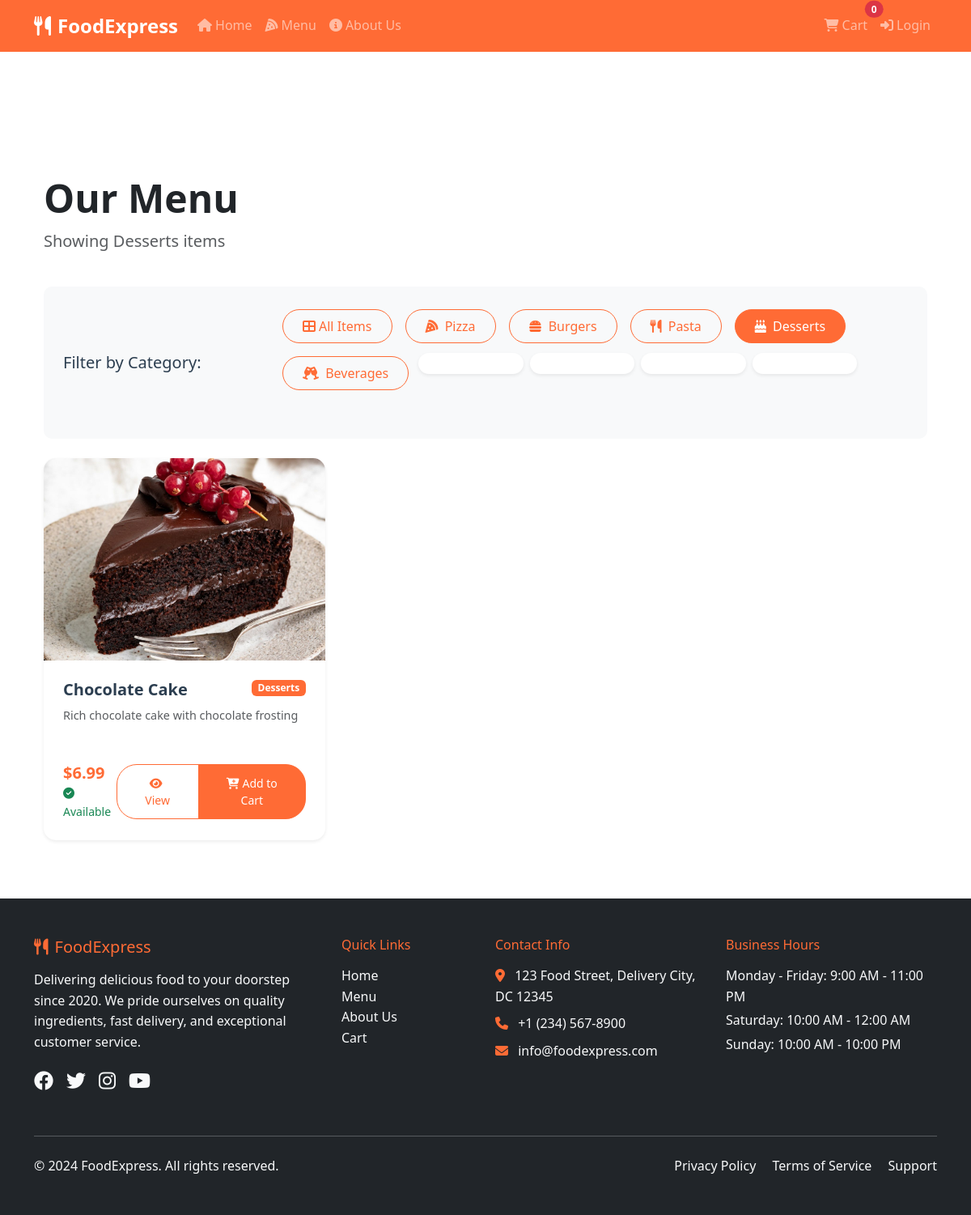
The app's page /products/4 with its own data.
### src/models/product.py (models this page shows, shortened)
class Category(db.Model):
    id = db.Column(db.Integer, primary_key=True)
    name = db.Column(db.String(100), nullable=False, unique=True)
    description = db.Column(db.Text)
    created_at = db.Column(db.DateTime, default=datetime.utcnow)
    products = db.relationship('Product', backref='category', lazy=True)

class Product(db.Model):
    id = db.Column(db.Integer, primary_key=True)
    name = db.Column(db.String(200), nullable=False)
    description = db.Column(db.Text)
    price = db.Column(db.Float, nullable=False)
    image_url = db.Column(db.String(500))
    category_id = db.Column(db.Integer, db.ForeignKey('category.id'), nullable=False)
    is_available = db.Column(db.Boolean, default=True)
    created_at = db.Column(db.DateTime, default=datetime.utcnow)

### src/main.py (the view)
@app.route("/products")
@app.route("/products/<int:category_id>")
def products(category_id=None):
    categories = Category.query.all()
    if category_id:
        products_query = Product.query.filter_by(category_id=category_id, is_available=True)
        current_category = Category.query.get(category_id)
    else:
        products_query = Product.query.filter_by(is_available=True)
        current_category = None
    products = products_query.order_by(Product.name).all()
    cart_count = 0
    if "user_id" in session:
        user_id = session["user_id"]
        cart_items = CartItem.query.filter_by(user_id=user_id).all()
        cart_count = sum(item.quantity for item in cart_items)
    return render_template(
        "product.html",
        products=products,
        categories=categories,
        current_category=current_category,
        cart_count=cart_count
    )

### templates/product.html (shortened to what this page needs)
{% extends "base.html" %}
{% block content %}
<div class="container mt-5 pt-4">
    <div class="row mb-4">
        <div class="col-12">
            <h1 class="display-5 fw-bold text-dark">Our Menu</h1>
            <p class="lead text-muted">
                {% if current_category %}
                Showing {{ current_category.name }} items
                {% else %}
                Discover delicious food from our extensive menu
                {% endif %}
            </p>
        </div>
    </div>
    <div class="category-filter mb-4">
        <div class="row align-items-center">
            <div class="col-md-3">
                <h5 class="mb-3 mb-md-0">Filter by Category:</h5>
            </div>
            <div class="col-md-9">
                <div class="d-flex flex-wrap gap-2">
                    <button class="btn {% if not current_category %}btn-primary{% else %}btn-outline-primary{% endif %}"
                        onclick="filterProducts('all')">
                        <i class="fas fa-th-large me-1"></i>All Items
                    </button>
                    {% for category in categories %}
                    <button class="btn {% if current_category and current_category.id == category.id %}btn-primary{% else %}btn-outline-primary{% endif %}"
                        onclick="filterProducts({{ category.id | tojson }})">
                        {% if category.name == 'Pizza' %}
                        <i class="fas fa-pizza-slice me-1"></i>
                        {% elif category.name == 'Burgers' %}
                        <i class="fas fa-hamburger me-1"></i>
                        {% elif category.name == 'Pasta' %}
                        <i class="fas fa-utensils me-1"></i>
                        {% elif category.name == 'Desserts' %}
                        <i class="fas fa-birthday-cake me-1"></i>
                        {% elif category.name == 'Beverages' %}
                        <i class="fas fa-glass-cheers me-1"></i>
                        {% else %}
                        <i class="fas fa-utensils me-1"></i>
                        {% endif %}
                        {{ category.name }}
                    </button>
                    {% endfor %}
                    {% for category in categories %}
                    <div class="col-lg-2 col-md-4 col-sm-6 mb-4">
                        <a href="{{ url_for('products', category_id=category.id) }}" class="text-decoration-none">
                            <div class="card category-card h-100 text-center border-0 shadow-sm">
                            </div>
                        </a>
                    </div>
                    {% endfor %}
                </div>
            </div>
        </div>
    </div>
    <div class="row">
        {% if products %}
        {% for product in products %}
        <div class="col-lg-4 col-md-6 mb-4">
            <div class="card product-card h-100 border-0 shadow-sm">
                <img src="{{ product.image_url }}" class="card-img-top" alt="{{ product.name }}"
                    style="height: 250px; object-fit: cover;">
                <div class="card-body d-flex flex-column">
                    <div class="d-flex justify-content-between align-items-start mb-2">
                        <h5 class="card-title mb-0">{{ product.name }}</h5>
                        <span class="badge bg-primary">{{ product.category.name }}</span>
                    </div>
                    <p class="card-text text-muted flex-grow-1">{{ product.description }}</p>
                    <div class="d-flex justify-content-between align-items-center mt-auto">
                        <div>
                            <span class="price h5 mb-0">${{ "%.2f"|format(product.price) }}</span>
                            {% if product.is_available %}
                            <small class="text-success d-block">
                                <i class="fas fa-check-circle me-1"></i>Available
                            </small>
                            {% else %}
                            <small class="text-danger d-block">
                                <i class="fas fa-times-circle me-1"></i>Out of Stock
                            </small>
                            {% endif %}
                        </div>
                        <div class="btn-group">
                            <a href="{{ url_for('product_detail', product_id=product.id) }}"
                                class="btn btn-outline-primary btn-sm">
                                <i class="fas fa-eye me-1"></i>View
                            </a>
                            {% if product.is_available %}
                            <button class="btn btn-primary btn-sm" onclick="addToCart({{ product.id }})">
                                <i class="fas fa-cart-plus me-1"></i>Add to Cart
                            </button>
                            {% else %}
                            <button class="btn btn-secondary btn-sm" disabled>
                                <i class="fas fa-ban me-1"></i>Unavailable
                            </button>
                            {% endif %}
                        </div>
                    </div>
                </div>
            </div>
        </div>
        {% endfor %}
        {% endif %}
    </div>
</div>
{% endblock %}

### static/css/style.css (style rules this page uses)
:root { --primary-color: #ff6b35; --secondary-color: #f7931e; --dark-color: #2c3e50; --light-color: #ecf0f1; --success-color: #27ae60; --danger-color: #e74c3c; --warning-color: #f39c12; }
body { font-family: 'Segoe UI', Tahoma, Geneva, Verdana, sans-serif; line-height: 1.6; color: var(--dark-color); }
.bg-primary { background-color: var(--primary-color) !important; }
.btn-primary { background-color: var(--primary-color); border-color: var(--primary-color); }
.card { border: none; border-radius: 15px; box-shadow: 0 5px 15px rgba(0,0,0,0.1); transition: transform 0.3s ease, box-shadow 0.3s ease; }
.card-img-top { border-radius: 15px 15px 0 0; height: 200px; object-fit: cover; }
.product-card { margin-bottom: 2rem; }
.product-card .card-body { padding: 1.5rem; }
.product-card .card-title { font-weight: 600; color: var(--dark-color); margin-bottom: 0.5rem; }
.product-card .card-text { color: #6c757d; font-size: 0.9rem; margin-bottom: 1rem; }
.price { font-size: 1.25rem; font-weight: 700; color: var(--primary-color); }
.category-filter { background-color: #f8f9fa; border-radius: 10px; padding: 1.5rem; margin-bottom: 2rem; }
.category-filter .btn { margin: 0.25rem; border-radius: 25px; padding: 0.5rem 1.5rem; }
.btn { border-radius: 25px; padding: 0.75rem 2rem; font-weight: 500; transition: all 0.3s ease; }
.btn-outline-primary { color: var(--primary-color); border-color: var(--primary-color); }

### records on screen
Category: name "Desserts"
Category: name "Pizza"
Category: name "Burgers"
Category: name "Pasta"
Category: name "Beverages"
Product: image_url (picture), name "Chocolate Cake", category.name "Desserts", description "Rich chocolate cake with chocolate frosting", price "6.99", is_available True (drawn)
